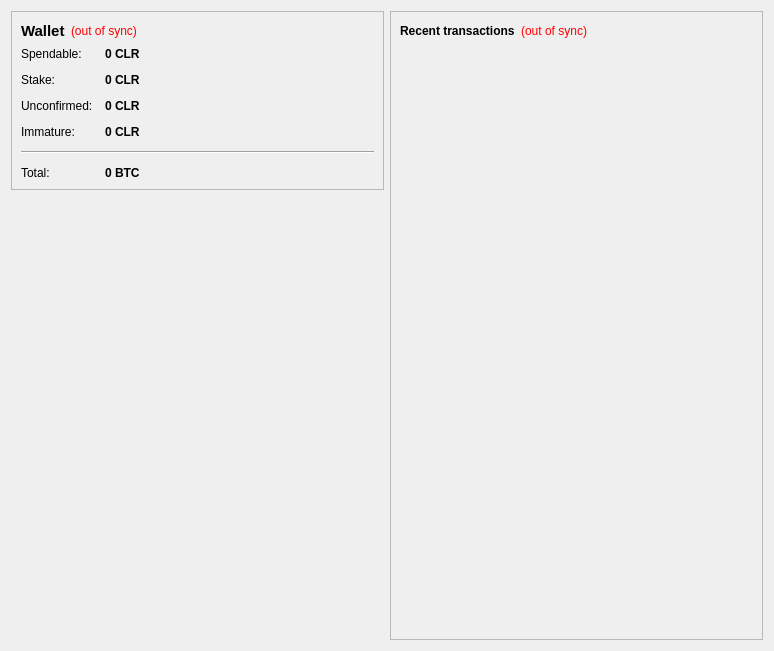
<?xml version="1.0" encoding="UTF-8"?>
<ui version="4.0">
 <class>OverviewPage</class>
 <widget class="QWidget" name="OverviewPage">
  <property name="geometry">
   <rect>
    <x>0</x>
    <y>0</y>
    <width>774</width>
    <height>651</height>
   </rect>
  </property>
  <property name="palette">
   <palette>
    <active/>
    <inactive/>
    <disabled/>
   </palette>
  </property>
  <property name="windowTitle">
   <string>Form</string>
  </property>
  <property name="autoFillBackground">
   <bool>true</bool>
  </property>
  <property name="styleSheet">
   <string notr="true">QMainWindow {
	border-image: url(:/images/wallet_frame) 0 0 0 0 stretch stretch;
	border-top: 0px solid #000;
	border:none;
}</string>
  </property>
  <layout class="QHBoxLayout" name="horizontalLayout" stretch="0,0,0">
   <item>
    <layout class="QVBoxLayout" name="verticalLayout_2">
     <item>
      <widget class="QFrame" name="frame">
       <property name="frameShape">
        <enum>QFrame::StyledPanel</enum>
       </property>
       <property name="frameShadow">
        <enum>QFrame::Raised</enum>
       </property>
       <layout class="QVBoxLayout" name="verticalLayout_4">
        <item>
         <layout class="QHBoxLayout" name="horizontalLayout_4">
          <item>
           <widget class="QLabel" name="label_5">
            <property name="font">
             <font>
              <pointsize>11</pointsize>
              <weight>75</weight>
              <bold>true</bold>
             </font>
            </property>
            <property name="text">
             <string>Wallet</string>
            </property>
           </widget>
          </item>
          <item>
           <widget class="QLabel" name="labelWalletStatus">
            <property name="toolTip">
             <string>The displayed information may be out of date. Your wallet automatically synchronizes with the CALURACOIN network after a connection is established, but this process has not completed yet.</string>
            </property>
            <property name="styleSheet">
             <string notr="true">QLabel { color: red; }</string>
            </property>
            <property name="text">
             <string notr="true">(out of sync)</string>
            </property>
            <property name="alignment">
             <set>Qt::AlignLeading|Qt::AlignLeft|Qt::AlignVCenter</set>
            </property>
           </widget>
          </item>
          <item>
           <spacer name="horizontalSpacer_2">
            <property name="orientation">
             <enum>Qt::Horizontal</enum>
            </property>
            <property name="sizeHint" stdset="0">
             <size>
              <width>40</width>
              <height>20</height>
             </size>
            </property>
           </spacer>
          </item>
         </layout>
        </item>
        <item>
         <layout class="QFormLayout" name="formLayout_2">
          <property name="fieldGrowthPolicy">
           <enum>QFormLayout::AllNonFixedFieldsGrow</enum>
          </property>
          <property name="horizontalSpacing">
           <number>12</number>
          </property>
          <property name="verticalSpacing">
           <number>12</number>
          </property>
          <item row="0" column="0">
           <widget class="QLabel" name="label">
            <property name="text">
             <string>Spendable:</string>
            </property>
           </widget>
          </item>
          <item row="0" column="1">
           <widget class="QLabel" name="labelBalance">
            <property name="font">
             <font>
              <weight>75</weight>
              <bold>true</bold>
             </font>
            </property>
            <property name="cursor">
             <cursorShape>IBeamCursor</cursorShape>
            </property>
            <property name="toolTip">
             <string>Your current spendable balance</string>
            </property>
            <property name="text">
             <string notr="true">0 CLR</string>
            </property>
            <property name="textInteractionFlags">
             <set>Qt::LinksAccessibleByMouse|Qt::TextSelectableByKeyboard|Qt::TextSelectableByMouse</set>
            </property>
           </widget>
          </item>
          <item row="1" column="0">
           <widget class="QLabel" name="label_6">
            <property name="text">
             <string>Stake:</string>
            </property>
           </widget>
          </item>
          <item row="1" column="1">
           <widget class="QLabel" name="labelStake">
            <property name="font">
             <font>
              <weight>75</weight>
              <bold>true</bold>
             </font>
            </property>
            <property name="cursor">
             <cursorShape>IBeamCursor</cursorShape>
            </property>
            <property name="toolTip">
             <string>Total of coins that was staked, and do not yet count toward the current balance</string>
            </property>
            <property name="text">
             <string notr="true">0 CLR</string>
            </property>
            <property name="textInteractionFlags">
             <set>Qt::LinksAccessibleByMouse|Qt::TextSelectableByKeyboard|Qt::TextSelectableByMouse</set>
            </property>
           </widget>
          </item>
          <item row="2" column="0">
           <widget class="QLabel" name="label_3">
            <property name="text">
             <string>Unconfirmed:</string>
            </property>
           </widget>
          </item>
          <item row="2" column="1">
           <widget class="QLabel" name="labelUnconfirmed">
            <property name="font">
             <font>
              <weight>75</weight>
              <bold>true</bold>
             </font>
            </property>
            <property name="cursor">
             <cursorShape>IBeamCursor</cursorShape>
            </property>
            <property name="toolTip">
             <string>Total of transactions that have yet to be confirmed, and do not yet count toward the current balance</string>
            </property>
            <property name="text">
             <string notr="true">0 CLR</string>
            </property>
            <property name="textInteractionFlags">
             <set>Qt::LinksAccessibleByMouse|Qt::TextSelectableByKeyboard|Qt::TextSelectableByMouse</set>
            </property>
           </widget>
          </item>
          <item row="3" column="0">
           <widget class="QLabel" name="labelImmatureText">
            <property name="text">
             <string>Immature:</string>
            </property>
           </widget>
          </item>
          <item row="3" column="1">
           <widget class="QLabel" name="labelImmature">
            <property name="font">
             <font>
              <weight>75</weight>
              <bold>true</bold>
             </font>
            </property>
            <property name="toolTip">
             <string>Mined balance that has not yet matured</string>
            </property>
            <property name="text">
             <string notr="true">0 CLR</string>
            </property>
            <property name="textInteractionFlags">
             <set>Qt::LinksAccessibleByMouse|Qt::TextSelectableByKeyboard|Qt::TextSelectableByMouse</set>
            </property>
           </widget>
          </item>
          <item row="4" column="0" colspan="2">
           <widget class="Line" name="line">
            <property name="orientation">
             <enum>Qt::Horizontal</enum>
            </property>
           </widget>
          </item>
          <item row="5" column="0">
           <widget class="QLabel" name="labelTotalText">
            <property name="text">
             <string>Total:</string>
            </property>
           </widget>
          </item>
          <item row="5" column="1">
           <widget class="QLabel" name="labelTotal">
            <property name="font">
             <font>
              <weight>75</weight>
              <bold>true</bold>
             </font>
            </property>
            <property name="cursor">
             <cursorShape>IBeamCursor</cursorShape>
            </property>
            <property name="toolTip">
             <string>Your current total balance</string>
            </property>
            <property name="text">
             <string notr="true">0 BTC</string>
            </property>
            <property name="textInteractionFlags">
             <set>Qt::LinksAccessibleByMouse|Qt::TextSelectableByKeyboard|Qt::TextSelectableByMouse</set>
            </property>
           </widget>
          </item>
         </layout>
        </item>
       </layout>
      </widget>
     </item>
     <item>
      <widget class="QLabel" name="label_2">
       <property name="text">
        <string/>
       </property>
       <property name="pixmap">
        <pixmap resource="../bitcoin.qrc">:/icons/logo_256</pixmap>
       </property>
      </widget>
     </item>
     <item>
      <spacer name="verticalSpacer">
       <property name="orientation">
        <enum>Qt::Vertical</enum>
       </property>
       <property name="sizeHint" stdset="0">
        <size>
         <width>20</width>
         <height>40</height>
        </size>
       </property>
      </spacer>
     </item>
    </layout>
   </item>
   <item>
    <layout class="QHBoxLayout" name="horizontalLayout_3"/>
   </item>
   <item>
    <layout class="QVBoxLayout" name="verticalLayout_3">
     <item>
      <widget class="QFrame" name="frame_2">
       <property name="frameShape">
        <enum>QFrame::StyledPanel</enum>
       </property>
       <property name="frameShadow">
        <enum>QFrame::Raised</enum>
       </property>
       <layout class="QVBoxLayout" name="verticalLayout">
        <item>
         <layout class="QHBoxLayout" name="horizontalLayout_2">
          <item>
           <widget class="QLabel" name="label_4">
            <property name="text">
             <string>&lt;b&gt;Recent transactions&lt;/b&gt;</string>
            </property>
           </widget>
          </item>
          <item>
           <widget class="QLabel" name="labelTransactionsStatus">
            <property name="toolTip">
             <string>The displayed information may be out of date. Your wallet automatically synchronizes with the CALURACOIN network after a connection is established, but this process has not completed yet.</string>
            </property>
            <property name="styleSheet">
             <string notr="true">QLabel { color: red; }</string>
            </property>
            <property name="text">
             <string notr="true">(out of sync)</string>
            </property>
            <property name="alignment">
             <set>Qt::AlignRight|Qt::AlignTrailing|Qt::AlignVCenter</set>
            </property>
           </widget>
          </item>
          <item>
           <spacer name="horizontalSpacer">
            <property name="orientation">
             <enum>Qt::Horizontal</enum>
            </property>
            <property name="sizeHint" stdset="0">
             <size>
              <width>40</width>
              <height>20</height>
             </size>
            </property>
           </spacer>
          </item>
         </layout>
        </item>
        <item>
         <widget class="QListView" name="listTransactions">
          <property name="styleSheet">
           <string notr="true">QListView { background: transparent; }</string>
          </property>
          <property name="frameShape">
           <enum>QFrame::NoFrame</enum>
          </property>
          <property name="verticalScrollBarPolicy">
           <enum>Qt::ScrollBarAlwaysOff</enum>
          </property>
          <property name="horizontalScrollBarPolicy">
           <enum>Qt::ScrollBarAlwaysOff</enum>
          </property>
          <property name="selectionMode">
           <enum>QAbstractItemView::NoSelection</enum>
          </property>
         </widget>
        </item>
       </layout>
      </widget>
     </item>
    </layout>
   </item>
  </layout>
 </widget>
 <resources>
  <include location="../bitcoin.qrc"/>
  <include location="../bitcoin.qrc"/>
 </resources>
 <connections/>
</ui>
